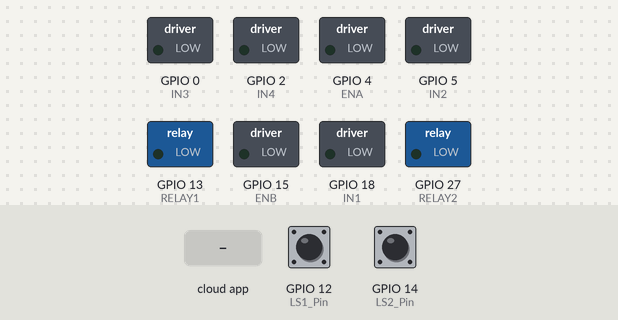
Simulated run of this sketch. Board: ESP32. On the bench: switched loads named in the sketch (green lamp = pin HIGH). The inputs (shaded band) are chosen by the test bench; at power-on: GPIO 12 (LS1_Pin) HIGH, GPIO 14 (LS2_Pin) HIGH. WiFi joins after 1.5 s; servers stay silent unless stated; the Firebase database answers and starts empty; what the sketch prints to the serial monitor is not drawn.

Above: at 2.7 s.
2.8 s: the phone or cloud app sets fanStatus to 1
At 6.9 s:
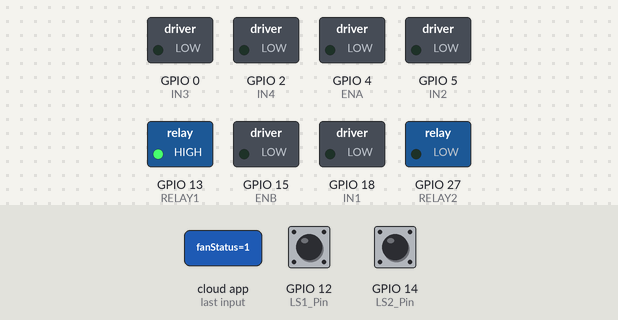
7.8 s: the phone or cloud app sets pump1Status to 1
At 11.9 s:
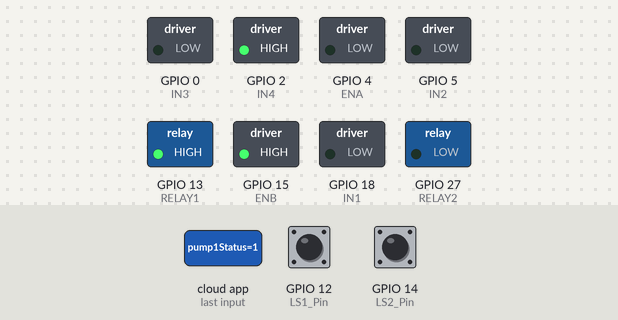
12.6 s: the phone or cloud app sets pump2Status to 1
At 16.8 s:
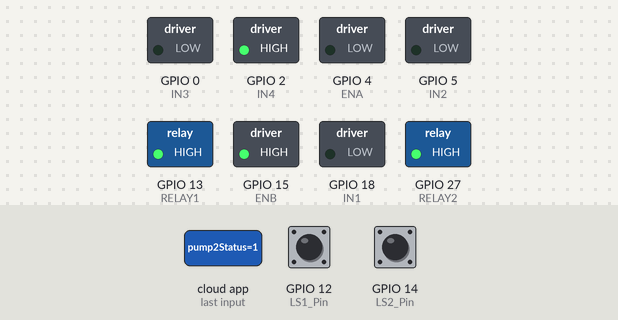
17.4 s: the phone or cloud app sets mode to 1
At 21.01 s:
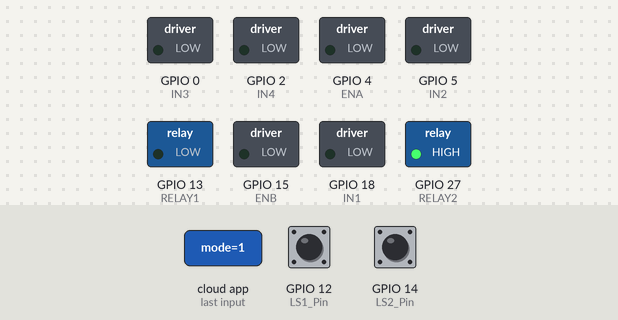
22.6 s: the phone or cloud app sets tempThreshold to 1
At 24.53 s:
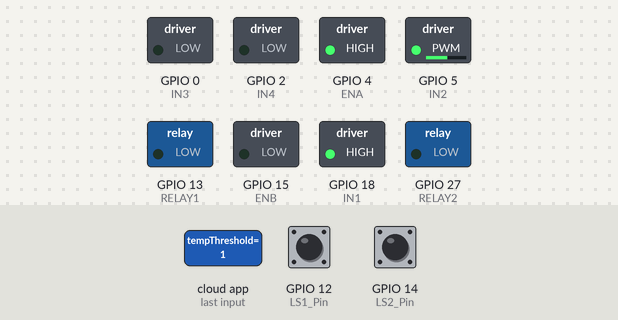
29.2 s: the phone or cloud app sets humThreshold to 1
At 33.2 s:
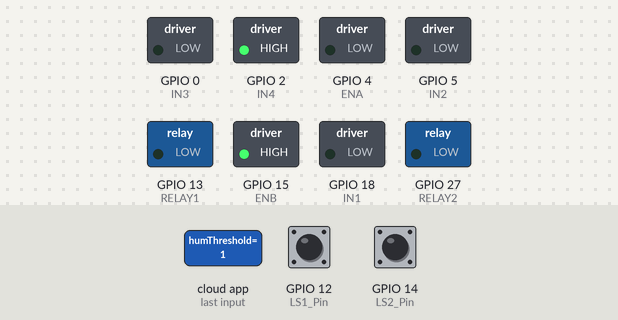
Timing chart, 0 to 36.8 s (numbered marks = the images above; inputs shaded):
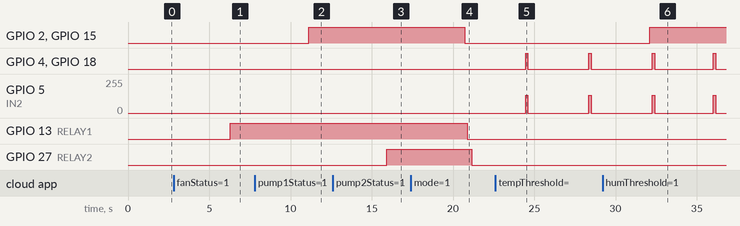

The sketch:

Device-esp.ino
```cpp
#include <WiFi.h>
#include <FirebaseESP32.h>
#include <DHT.h>
#include <SD.h>

#define FIREBASE_HOST "https://sensor-7aff3-default-rtdb.firebaseio.com/"
#define FIREBASE_AUTH "LhCZh1Jgb3scUbExVeFzj3HEkb7coL0cOhrlnk8K"

#define ENA 4
#define IN1 18
#define IN2 5
#define ENB 15
#define IN3 0
#define IN4 2
#define RELAY1 13
#define RELAY2 27
#define MAX_SPEED 255
#define MIN_SPEED 0

const int LS1_Pin = 12;
const int LS2_Pin = 14;

const char* SSID = "Internet Free";
const char* PASSWORD = "12345679Aa";

// Khởi tạo đối tượng FirebaseESP32
FirebaseData firebaseData;
FirebaseJson firebaseJson;
int fanStatus = 0;
int motorStatus = 0;
int pump1Status = 0;
int pump2Status = 0;
int mode = 0;
int tempThreshold = 0, humThreshold = 0, lightThreshold = 0, soilThreshold = 0;
int humidity = 0, tempDHT11 = 0, tempLM35 = 0, lux = 0, moisture = 0;
int openSystem = -1;
int t1 = -1, t2 = 0;
void setup() {
  Initialization();
  WiFiConnection();
  WiFi.begin(SSID, PASSWORD);
  pinMode(ENA, OUTPUT);
  pinMode(IN1, OUTPUT);
  pinMode(IN2, OUTPUT);
  pinMode(ENB, OUTPUT);
  pinMode(IN3, OUTPUT);
  pinMode(IN4, OUTPUT);
  pinMode(RELAY1, OUTPUT);
  pinMode(RELAY2, OUTPUT);
  pinMode(LS1_Pin, INPUT_PULLUP);  //1 khi cham vao + NC
  pinMode(LS2_Pin, INPUT_PULLUP);  //1 khi cham vao + NC
}

void Initialization(){
  Serial.begin(115200);
 }

void WiFiConnection(){
  WiFi.begin(SSID, PASSWORD);
  Serial.print("Connecting to Wi-Fi");
  while (WiFi.status() != WL_CONNECTED)
  {
    Serial.print(".");
    delay(300);
  }
  Serial.println();
  Serial.print("Connected with IP: ");
  Serial.println(WiFi.localIP());
  Serial.println();

  Firebase.begin(FIREBASE_HOST, FIREBASE_AUTH);
  Firebase.reconnectWiFi(true);
}

void fan_Start(){
  fanStatus = 1;
  digitalWrite(RELAY1, HIGH);
  if(mode == 1){
    Firebase.setInt(firebaseData,"/status/fanStatus", fanStatus);
  }
}

void fan_Stop(){
  fanStatus = 0;
  digitalWrite(RELAY1, LOW);
  if(mode == 1){
    Firebase.setInt(firebaseData,"/status/fanStatus", fanStatus);
  }
}

void pump1_Start(){
  pump1Status = 1;
  digitalWrite(IN3, LOW);
  digitalWrite(IN4, HIGH);
  digitalWrite(ENB, HIGH);
  if(mode == 1){
    Firebase.setInt(firebaseData,"/status/pump1Status", pump1Status);
  }
}

void pump1_Stop(){
  pump1Status = 0;
  digitalWrite(IN3, LOW);
  digitalWrite(IN4, LOW);
  digitalWrite(ENB, LOW);
  if(mode == 1){
    Firebase.setInt(firebaseData,"/status/pump1Status", pump1Status);
  }
}

void pump2_Start(){
  pump2Status = 1;
  digitalWrite(RELAY2, HIGH);
  if(mode == 1){
    Firebase.setInt(firebaseData,"/status/pump2Status", pump2Status);
  }
}

void pump2_Stop(){
  pump2Status = 0;
  digitalWrite(RELAY2, LOW);
  if(mode == 1){
    Firebase.setInt(firebaseData,"/status/pump2Status", pump2Status);
  }
}

void motor_Dung() {
  motorStatus = 0;
  digitalWrite(IN1, LOW);
  digitalWrite(IN2, LOW);
  digitalWrite(ENA, LOW);
  if(mode == 1) {
   Firebase.setInt(firebaseData,"/status/motorStatus", motorStatus);
  }
}

void motor_Dong(int speed) {
  motorStatus = 1;
  speed = constrain(speed, MIN_SPEED, MAX_SPEED);
  digitalWrite(ENA, HIGH);
  digitalWrite(IN1, HIGH);
  analogWrite(IN2, 255 - speed);
  if(mode == 1){
    Firebase.setInt(firebaseData,"/status/motorStatus", motorStatus);
  }
}

void motor_Mo(int speed) {
  motorStatus = 1;
  speed = constrain(speed, MIN_SPEED, MAX_SPEED);
  digitalWrite(ENA, HIGH);
  digitalWrite(IN1, LOW);
  analogWrite(IN2, speed);
  if(mode == 1){
    Firebase.setInt(firebaseData,"/status/motorStatus", motorStatus);
  }
}

void loop() {

  int ls1Status = digitalRead(LS1_Pin); //=1 rèm đang mở đón nắng
  int ls2Status = digitalRead(LS2_Pin); //=1 rèm đang đóng che nắng

  //gui du lieu len firebase
  Firebase.setFloat(firebaseData, "/system/openSwitch", ls1Status);
  Firebase.setFloat(firebaseData, "/system/closeSwitch", ls2Status);

  //doc du lieu tu firebase gui ve
  if (Firebase.getInt(firebaseData, "/status/fanStatus")) {
      fanStatus = firebaseData.intData();
    }

  if (Firebase.getInt(firebaseData, "/status/motorStatus")) {
      motorStatus = firebaseData.intData();
    }

  if (Firebase.getInt(firebaseData, "/status/pump1Status")) {
      pump1Status = firebaseData.intData();
    }

  if (Firebase.getInt(firebaseData, "/status/pump2Status")) {
      pump2Status = firebaseData.intData();
    }

  if (Firebase.getInt(firebaseData, "/mode")) {
      mode = firebaseData.intData();
    }

  if (Firebase.getInt(firebaseData, "/settingThreshold/tempThreshold")) {
      tempThreshold = firebaseData.intData();
    }

  if (Firebase.getInt(firebaseData, "/settingThreshold/humThreshold")) {
      humThreshold = firebaseData.intData();
    }

  if (Firebase.getInt(firebaseData, "/settingThreshold/lightThreshold")) {
      lightThreshold = firebaseData.intData();
    }

  if (Firebase.getInt(firebaseData, "/settingThreshold/soilThreshold")) {
      soilThreshold = firebaseData.intData();
    }

  if (Firebase.getInt(firebaseData, "/sensor/dhtHum")) {
      humidity = firebaseData.intData();
    }

  if (Firebase.getInt(firebaseData, "/sensor/dhtTemp")) {
      tempDHT11 = firebaseData.intData();
    }

  if (Firebase.getFloat(firebaseData, "/sensor/lm35Temp")) {
      tempLM35 = firebaseData.floatData();
    }

  if (Firebase.getInt(firebaseData, "/sensor/light")) {
      lux = firebaseData.intData();
    }

  if (Firebase.getInt(firebaseData, "/sensor/soil")) {
      moisture = firebaseData.intData();
    }

  // Serial.print("Temp: ");
  // Serial.print(tempThreshold);
  // Serial.print("\t");
  // Serial.print("Hum: ");
  // Serial.println(humThreshold);
  // Serial.print("Light: ");
  // Serial.print(lightThreshold);
  // Serial.print("\t");
  // Serial.print("Soil: ");
  // Serial.println(soilThreshold);
  // Serial.print("DHT11: ");
  // Serial.print(tempDHT11);
  // Serial.print("\t");
  // Serial.print("HumDHT: ");
  // Serial.println(humidity);
  // Serial.print("BH1750: ");
  // Serial.print(lux);
  // Serial.print("\t");
  // Serial.print("Soil MOI: ");
  // Serial.println(moisture);
  // Serial.println(mode);
  switch(mode)
  {
    case 1:
      //nhiet do
      if(tempDHT11 == tempThreshold){
         if(humidity < humThreshold)
         {
           pump1_Start();
         }
         else{
           pump1_Stop();
         }
      }
      else if (tempDHT11 > tempThreshold)
      {
        if(humidity > humThreshold)
        {
          pump1_Stop();
        }
        else {
          pump1_Start();
        }
      }
      else {

        if(humidity < humThreshold){
          pump1_Start();
        }
        else {
          pump1_Stop();
        }

        if (lux < lightThreshold) {
          // don anh nang
          if(ls1Status == 1)
          {
            motor_Dung();
          }
          else if(ls2Status == 1) {
            motor_Mo(120);
            if(ls1Status == 1)
            {
              motor_Dung();
            }
          }
        }
        else {
          //che nang
          if(ls1Status == 1)
          {
            motor_Dong(120);
            if(ls2Status == 1)
            {
              motor_Dung();
            }
          }
          else if(ls2Status == 1)
          {
            motor_Dung();
          }
        }
      }
    // do am
      if(humidity == humThreshold){
        fan_Stop();
        if(tempDHT11 > tempThreshold)
        {
          pump1_Start();
        }
        else{
          pump1_Stop();
        }
      }
      else if(humidity > humThreshold)
      {
        fan_Start();
        pump1_Stop();
      }
      else{
        fan_Stop();
        if (tempDHT11 > tempThreshold) {
          pump1_Start();
        }
      }
      //do am dat
      if(moisture == soilThreshold)
      {
        pump2_Stop();
      }
      else if(moisture > soilThreshold)
      {
        pump2_Stop();
      }
      else {
        pump2_Start();
      }
      // anh sang
      if (lux == lightThreshold)
      {

      }
      else if(lux > lightThreshold)
      {
        //che nang
        if(ls1Status == 1)
        {
          motor_Dong(120);
          if(ls2Status == 1)
          {
            motor_Dung();
          }
        }
        else if(ls2Status == 1)
        {
          motor_Dung();
        }
      }

      else{
        if(tempDHT11 < tempThreshold)
        {
          //don anh nang
          if(ls1Status == 1)
          {
            motor_Dung();
          }
          if(ls2Status == 1)
          {
            motor_Mo(120);
            if(ls1Status == 1)
            {
              motor_Dung();
            }
          }
        }

        else{
          //che nang
          if(ls1Status == 1)
          {
            motor_Dong(120);
            if(ls2Status == 1)
            {
              motor_Dung();
            }
          }
          else if(ls2Status == 1)
          {
            motor_Dung();
          }
        }
      }

    default:
      if(pump1Status == 1 ){
        pump1_Start();

      }
      else {
        pump1_Stop();
      }

      if(pump2Status == 1 ){
        pump2_Start();
      }
      else {
        pump2_Stop();
      }

      if (fanStatus == 1){
        fan_Start();
      }
      else {
        fan_Stop();
      }

      if (motorStatus == 1)
      {

        if(ls1Status == 1 && ls2Status == 0){
          openSystem = 1;
        }
        else if(ls1Status == 0 && ls2Status == 1){
          openSystem = 0;
        }

        //che nang
        if((openSystem == 1 || t1 == 1) && t2 == 0)
        {
          motor_Dong(120);
          t1 = 1;
          if(ls2Status == 1)
          {
            motor_Dung();
            t1 = 0;
            Firebase.setInt(firebaseData,"/status/motorStatus", motorStatus);
          }
        }
        else if(openSystem == 0 || t2 == 1)
        {
          motor_Mo(120);
          t2 = 1;
          if(ls1Status == 1)
          {
            motor_Dung();
            t2 = 0;
            Firebase.setInt(firebaseData,"/status/motorStatus", motorStatus);
          }
        }
      }
      else{
        motor_Dung();
      }
  }
}
```

Measured:
- after the input at 2.8 s, GPIO 13 (RELAY1): LOW → HIGH after 3.5 s
- after the input at 7.8 s, GPIO 2 (IN4), GPIO 15 (ENB): LOW → HIGH after 3.3 s
- after the input at 12.6 s, GPIO 27 (RELAY2): LOW → HIGH after 3.3 s
- after the input at 17.4 s, GPIO 2 (IN4), GPIO 15 (ENB): HIGH → LOW after 3.3 s; GPIO 13 (RELAY1): HIGH → LOW after 3.5 s; GPIO 27 (RELAY2): HIGH → LOW after 3.8 s
- after the input at 22.6 s, GPIO 4 (ENA), GPIO 18 (IN1): alternates HIGH for 0.15 s and LOW for 3.8 s, starting after 1.9 s; GPIO 5 (IN2): alternates 135/255 for 0.15 s and 0/255 for 3.8 s, starting after 1.9 s
- after the input at 29.2 s, GPIO 2 (IN4), GPIO 15 (ENB): LOW → HIGH after 2.9 s
